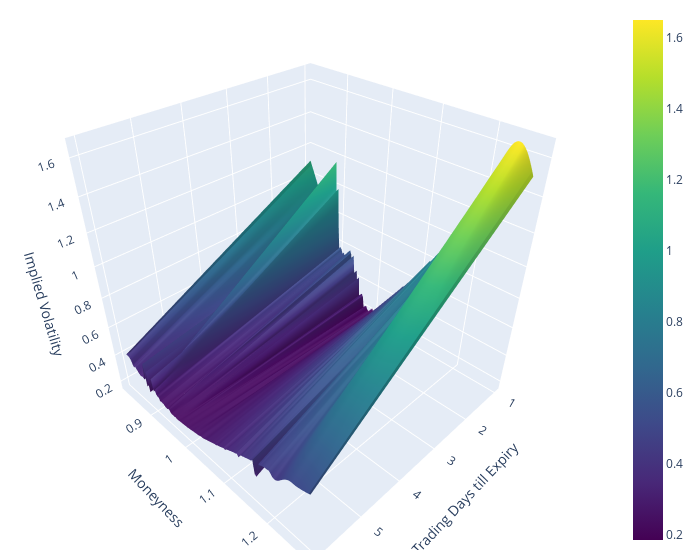

Notebook cell for this chart:
### Code cell
import pandas as pd
import numpy as np
from scipy.interpolate import griddata
import plotly.graph_objects as go

# Convert the string to a pandas Timestamp
# date = pd.Timestamp('2020-05-07')
date = pd.Timestamp('2019-06-13')

# Create a copy of pd_merged
pd_merged_copy = pd_merged.copy()

# Use the copy for the filtering
# pd_merged_1 = pd_merged_copy[(pd_merged_copy["trading_days_till_exp"] <= 10) & (pd_merged_copy['prc_option'] >= 1/8)]
pd_merged_1 = pd_merged_copy[(pd_merged_copy["trading_days_till_exp"] <= 10)]
# Filter the DataFrame for the 'TSLA' ticker and the specific date
df__nvda = pd_merged_1[(pd_merged_1['Ticker'] == 'AMZN') & (pd_merged_1['date'] == date)]

# Create a grid of x and y values (swapping them)
x = np.linspace(df__nvda['trading_days_till_exp'].min(), df__nvda['trading_days_till_exp'].max(), len(df__nvda['trading_days_till_exp'].unique()))
y = np.linspace(df__nvda['moneyness'].min(), df__nvda['moneyness'].max(), len(df__nvda['moneyness'].unique()))
x_grid, y_grid = np.meshgrid(x, y)

# Interpolate z values
z_grid = griddata((df__nvda['trading_days_till_exp'], df__nvda['moneyness']), df__nvda['impl_volatility'], (x_grid, y_grid), method='cubic')

# Create a 3D surface plot
fig = go.Figure(data=[go.Surface(x=x_grid, y=y_grid, z=z_grid, colorscale='Viridis')])

# Set labels with swapped titles
fig.update_layout(scene=dict(
                    xaxis_title='Trading Days till Expiry',
                    yaxis_title='Moneyness',
                    zaxis_title='Implied Volatility'),
                    width=700,
                    margin=dict(r=20, b=10, l=10, t=10))

fig.show()

### Figure 1 — Plotly figure (JSON) as saved in the notebook; plotly's stock layout.template omitted (floating-point values rounded to 4 significant figures; data arrays with more than 128 entries replaced by an {"elided": "..."} marker saying what was removed)
{"data": [{"colorscale": [[0, "#440154"], [0.1111, "#482878"], [0.2222, "#3e4989"], [0.3333, "#31688e"], [0.4444, "#26828e"], [0.5556, "#1f9e89"], [0.6667, "#35b779"], [0.7778, "#6ece58"], [0.8889, "#b5de2b"], [1, "#fde725"]], "type": "surface", "x": {"elided": "227x2 int values"}, "y": {"elided": "227x2 float values"}, "z": {"elided": "227x2 float values"}}], "layout": {"margin": {"b": 10, "l": 10, "r": 20, "t": 10}, "scene": {"xaxis": {"title": {"text": "Trading Days till Expiry"}}, "yaxis": {"title": {"text": "Moneyness"}}, "zaxis": {"title": {"text": "Implied Volatility"}}}, "width": 700}}
